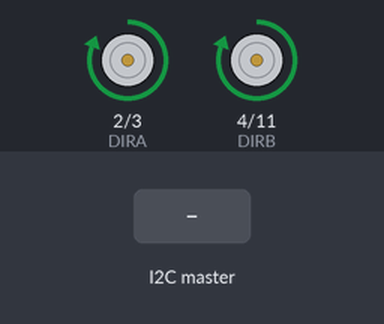
This sketch was run on a simulated Arduino Uno, built with avr-gcc and run on an emulated ATmega328P. Shown: direction and speed pins drawn as motors (green arrow = direction pin HIGH = forward, orange = LOW = backward, longer = more drive). Inputs (shaded band) come from the test bench. What the sketch prints to the serial monitor is not drawn.

Above: at 1.2 s.
1.3 s: the I2C master sends the byte 1
At 1.6 s:
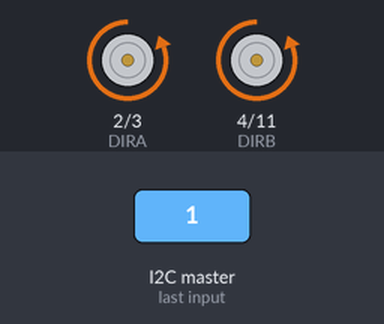
2.8 s: the I2C master sends the byte 2
At 3.9 s:
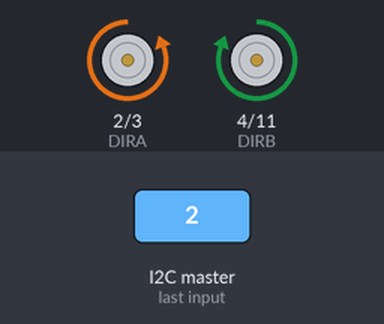
4.3 s: the I2C master sends the byte 0
At 5.0 s:
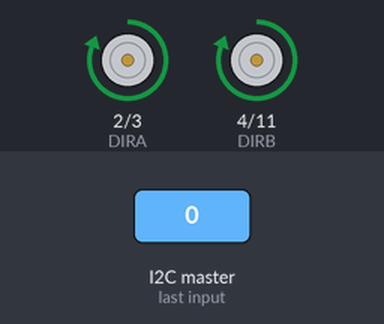
Timing chart, 0 to 7.3 s (numbered marks = the images above; inputs shaded):
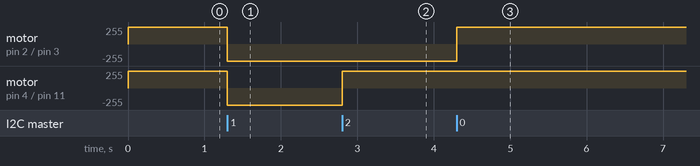

The sketch:

slaveUnoMovement.ino
```cpp
// Code created by David Paez... March 13, 2019

#include <Wire.h>

#define MOTOR_A 0
#define MOTOR_B 1
#define DIRA 2 // Direction control for motor A
#define PWMA 3  // PWM control (speed) for motor A
#define DIRB 4 // Direction control for motor B
#define PWMB 11 // PWM control (speed) for motor B
#define FORWARD  0
#define REVERSE 1

byte caughtEvent = 0;

// driveArdumoto drives 'motor' in 'dir' direction at 'spd' speed
void driveArdumoto(byte motor, byte dir, byte spd)
{
  if (motor == MOTOR_A)
  {
    digitalWrite(DIRA, dir);
    analogWrite(PWMA, spd);
  }
  else if (motor == MOTOR_B)
  {
    digitalWrite(DIRB, dir);
    analogWrite(PWMB, spd);
  }
}
void drive (byte dir){
 switch(dir){
    case 0:
      driveArdumoto(MOTOR_A, REVERSE, 255);
      driveArdumoto(MOTOR_B, REVERSE, 255);
      Serial.println("Reverse");
      break;
    case 1:
      driveArdumoto(MOTOR_A, FORWARD, 255);
      driveArdumoto(MOTOR_B, FORWARD, 255);
      Serial.println("Forward");
      break;
    case 2:
      driveArdumoto(MOTOR_A, FORWARD, 255);
      driveArdumoto(MOTOR_B, REVERSE, 255);
      Serial.println("Left");
      break;
    case 3:
      driveArdumoto(MOTOR_A, REVERSE, 255);
      driveArdumoto(MOTOR_B, FORWARD, 255);
      Serial.println("Right");
      break;
    case 4:
       stopArdumoto(MOTOR_A);  // STOP motor A
       stopArdumoto(MOTOR_B);
       break;
}
}
// stopArdumoto makes a motor stop
void stopArdumoto(byte motor)
{
  driveArdumoto(motor, 0, 0);
}

// setupArdumoto initialize all pins
void setupArdumoto()
{
  // All pins should be setup as outputs:
  pinMode(PWMA, OUTPUT);
  pinMode(PWMB, OUTPUT);
  pinMode(DIRA, OUTPUT);
  pinMode(DIRB, OUTPUT);

  // Initialize all pins as low:
  digitalWrite(PWMA, LOW);
  digitalWrite(PWMB, LOW);
  digitalWrite(DIRA, LOW);
  digitalWrite(DIRB, LOW);
}
void catchEvent(int bytes){

  caughtEvent = Wire.read();

}
void setup() {
  Wire.begin(69);
  Serial.begin(115200);
  Wire.onReceive(catchEvent);
  setupArdumoto();
}

void loop() {
  Serial.println(caughtEvent);
  if(caughtEvent == 0){
      drive(0);
  }
  else if(caughtEvent == 1){
      drive(1);
  }
  else if(caughtEvent == 2){
      drive(2);
  }
  else if(caughtEvent == 3){
      drive(3);
  }
  else if(caughtEvent == 4){
      drive(4);
  }
  else{
    Serial.println("Waiting for Response");
}
}
```

Measured:
- after the input at 1.3 s, motor on pin 2 (DIRA) / pin 3 (PWMA), motor on pin 4 (DIRB) / pin 11 (PWMB): forward 255/255 → backward 255/255 at once
- after the input at 2.8 s, motor on pin 4 (DIRB) / pin 11 (PWMB): backward 255/255 → forward 255/255 at once
- after the input at 4.3 s, motor on pin 2 (DIRA) / pin 3 (PWMA): backward 255/255 → forward 255/255 at once
